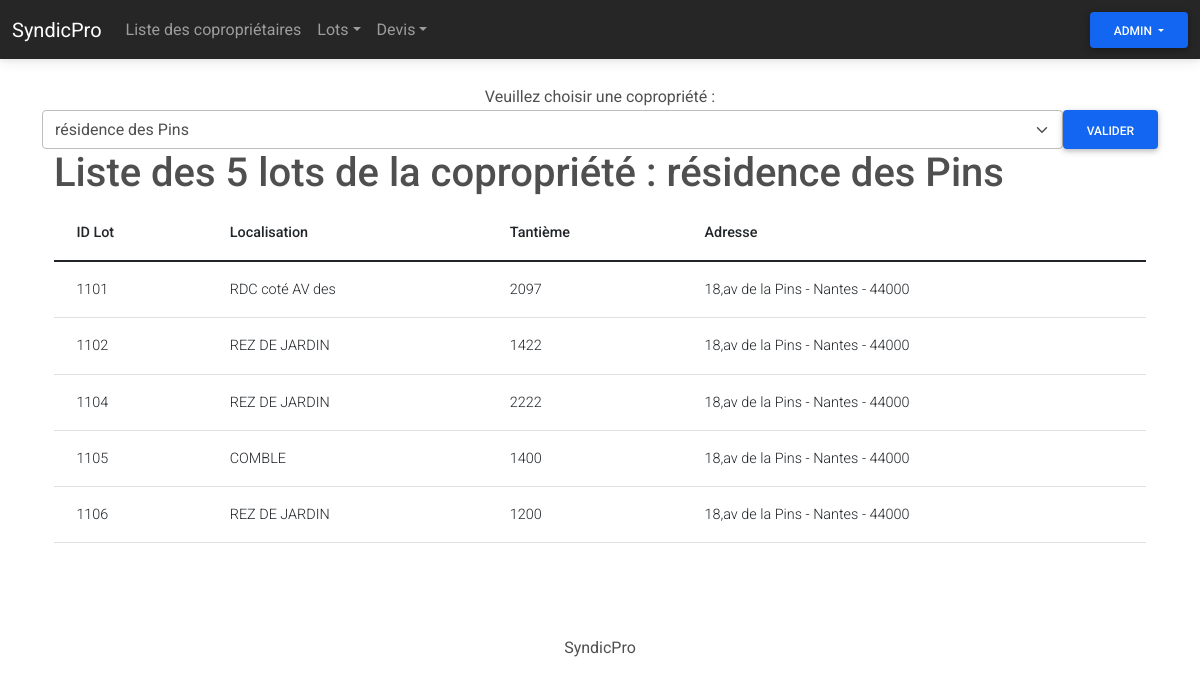
/syndicpro/lots_copros.php?copro=résidence des Pins (signed in), run on the app's committed database.
### tables this page shows
CREATE TABLE `lot` (
  `idlot` int(2) NOT NULL,
  `idcopropriete` int(2) NOT NULL,
  `idcoproprietaire` int(2) NOT NULL,
  `localisation` varchar(32) DEFAULT NULL,
  `tantieme` int(4) DEFAULT NULL
);

CREATE TABLE `copropriete` (
  `idcopropriete` int(2) NOT NULL,
  `nomimmeuble` varchar(30) DEFAULT NULL,
  `rue` varchar(32) DEFAULT NULL,
  `cp` char(5) DEFAULT NULL,
  `ville` varchar(20) DEFAULT NULL
);

### syndicpro/include/bdd.php (called while the page is built, shortened)
<?php
function getLesCoproprietes($bdd)
{
   $req = "SELECT * FROM `copropriete`";
   $res = $bdd->query($req);
   $lesLignes = $res->fetchAll();
   return $lesLignes;
};
function getLesLotsCopros($bdd, $from)
{
   $req = "SELECT * FROM `lot` INNER JOIN copropriete ON lot.idcopropriete = copropriete.idcopropriete WHERE copropriete.nomimmeuble = '$from'";
   $res = $bdd->query($req);
   $lesLignes = $res->fetchAll();
   return $lesLignes;
};

### syndicpro/lots_copros.php (the view)
<?php include "include/nav.php" ?>
<div class=container>
  <?php
  $lescopros = getLesCoproprietes($bdd); ?>
  <center>Veuillez choisir une copropriété : </center>
  <form class="d-flex" action="lots_copros.php" method="get">
  <select name="copro" class="form-select">
    <?php
    foreach ($lescopros as $unecopro) { ?>
      <option><?php
              echo $unecopro['nomimmeuble'];
              ?>
      </option>
    <?php }?>
    <input class="btn btn-primary"type="submit" value="Valider">
  </select>
  </form>
  <?php
  if (isset($_GET['copro'])) {
    $from = $_GET['copro'];
    $LesLots = getLesLotsCopros($bdd, $from);
    $nbLots = count($LesLots);
  } else {
    echo "<br> ⚠️ - Veuillez choisir une copropriété";
  }?>
  <div class="jumbotron">
    <div class="container">
      <section>
      <?php
      if (isset($_GET['copro'])) {?>
      <h1>Liste des <?php echo $nbLots; ?> lots de la copropriété : <?php echo $from; ?></h1>
        <table class="table">
          <thead>
            <tr>
              <th>ID Lot</th>
              <th>Localisation</th>
              <th>Tantième</th>
              <th>Adresse</th>
            </tr>
          </thead>
          <?php
          foreach ($LesLots as $unLot) {
            ?>
            <tr>
              <td><?php echo $unLot['idlot'] ?></td>
              <td><?php echo $unLot['localisation'] ?></td>
              <td><?php echo $unLot['tantieme'] ?></td>
              <td><?php echo $unLot['rue'], ' - ', $unLot['ville'], ' - ', $unLot['cp']  ?></td>
            </tr>
          <?php } ?>
        </table>
        <?php }?>
    </div>
  </div>
<?php include "include/footer.php" ?>

### data on the page
lot: idlot "1101", localisation "RDC coté AV des", tantieme "2097", idcopropriete.rue "18,av de la Pins", idcopropriete.ville "Nantes", idcopropriete.cp "44000"
lot: idlot "1102", localisation "REZ DE JARDIN", tantieme "1422", idcopropriete.rue "18,av de la Pins", idcopropriete.ville "Nantes", idcopropriete.cp "44000"
lot: idlot "1104", localisation "REZ DE JARDIN", tantieme "2222", idcopropriete.rue "18,av de la Pins", idcopropriete.ville "Nantes", idcopropriete.cp "44000"
lot: idlot "1105", localisation "COMBLE", tantieme "1400", idcopropriete.rue "18,av de la Pins", idcopropriete.ville "Nantes", idcopropriete.cp "44000"
lot: idlot "1106", localisation "REZ DE JARDIN", tantieme "1200", idcopropriete.rue "18,av de la Pins", idcopropriete.ville "Nantes", idcopropriete.cp "44000"

### other printed values
$_SESSION['username'] "ADMIN"
$nbLots "5"
$from "résidence des Pins"
form field copro "résidence des Pins"
